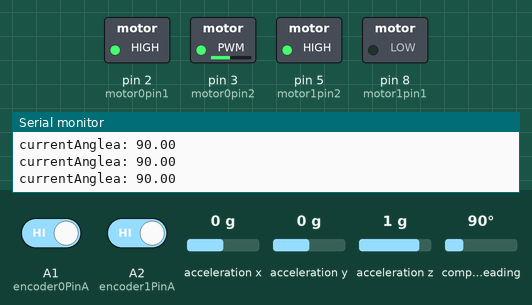
Recording of a sketch running on a simulated Arduino Uno, built with avr-gcc and run on an emulated ATmega328P. On the bench: switched loads named in the sketch (green lamp = pin HIGH), the last lines printed to the serial monitor. Dashed ring = blinking. The test bench sets the inputs (shaded band); at power-on: compass heading 90°, A1 (encoder0PinA) HIGH, A2 (encoder1PinA) HIGH, acceleration x 0 g, acceleration y 0 g, acceleration z 1 g.

Above: at 2.26 s.
2.3 s: compass heading set to 255°
5.3 s: compass heading set to 266°
At 6.2 s:
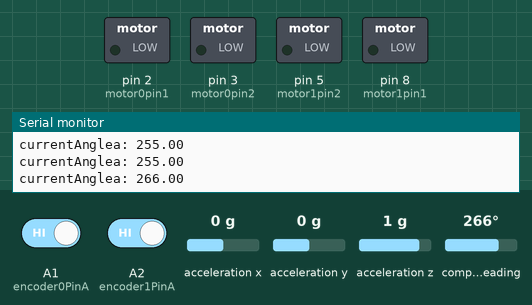
At 8.8 s:
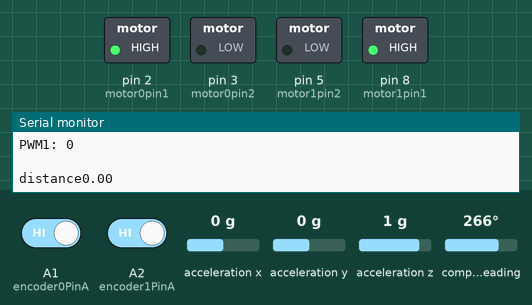
Timing chart, 0 to 10.3 s (numbered marks = the images above; inputs shaded):
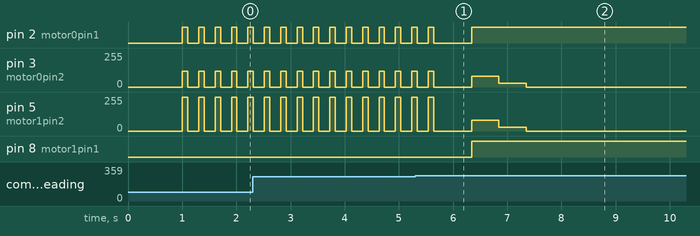

The sketch:

IMU_encoder_positioning.ino
```cpp
#include <elapsedMillis.h>
#include <Wire.h>
#include <Adafruit_Sensor.h>
#include <Adafruit_BNO055.h>

elapsedMillis timeElapsed;

int val;
//Regulates two motors to spin at same speed for encoder of motor one
int encoder0PinA = A1; //J3 motor on board
//int encoder0PinB = 4;
int encoder0Pos = 0; //Motor's angular position read by the encoder
int encoder0PinALast = LOW;

//for encoder for motor two
int encoder1PinA = A2; //J4 motor on board
int encoder1Pos = 0;
int encoder1PinALast = LOW;

//int encoderCountpRev = 360;
//setpoint is turn rate to compare to/reach
int setpoint = 120; //(degrees/sec)
double Integral0 = 0; //accumulated error with motors from desired number of turns
double Integral1 = 0; //accumulated error with motors from desired number of turns
int n = LOW;
int m = LOW;

//for driver for IN1 and IN2 for motor one
int motor0pin1 = 2; // J3 on Board
int motor0pin2 = 3; //pwm (controls voltage signals) pin
int pwm0 = 80; //123
int digital0 = 1; //0?

//for driver for IN1 and IN2 for motor two
int motor1pin1 = 8; // J4 on Board
int motor1pin2 = 5; //pwm pin
int pwm1 = 80; //123
int digital1 = 1; //0?

int encoder0PrevCount = 0;
int lastSpeed0 = 0;
int encoder1PrevCount = 0;
int lastSpeed1 = 0;

double timeSec = 1.0;
double timeMSec = 1000;

double distance = 0;
double linearSpeed0;
double linearSpeed1;

double k = 0.0019; // Constant for converting angular velocity to linear velocity

//PID constants
//P (proportional) is how much to adjust when turn rate is not equal to set rate. Matters most.
double kP = 0.25;//0.20 or .15
//I (integral) is how much to adjust based on accumulated error
double kI = 0.2;//0.01 or .05
//D (derivative) how quickly it deviates from set rate. Adjusts quicker for greater rates
double kD = 0.211;//0.01 or .01

Adafruit_BNO055 bno = Adafruit_BNO055(55, 0x28);

void setup() {
  pinMode (encoder0PinA, INPUT);
  //  pinMode (encoder0PinB, INPUT);
  pinMode (motor0pin1, OUTPUT);
  pinMode (motor0pin2, OUTPUT);

  pinMode (encoder1PinA, INPUT);
  //pinMode (encoder1PinB, INPUT);
  pinMode (motor1pin1, OUTPUT);
  pinMode (motor1pin2, OUTPUT);

  Serial.begin (115200);

  if (!bno.begin())
  {
    Serial.print("No BNO055 detected");
    while (1);
  }
  delay(1000);
}


void PID() {
   //for motor one, determines if moving forward (equals 1)
   //Equals 0 if moving backwards
   if (digital0 == 1)
    digitalWrite( motor0pin1, HIGH);
  else digitalWrite( motor0pin1, LOW);
  analogWrite( motor0pin2, pwm0); //Sets analog value of pin from 0 to 255 based on PID algorithm

  //for motor two, determines if moving forward (equals 1)
  //Equals 0 if moving backwards
  if (digital1 == 1)
    digitalWrite( motor1pin1, HIGH);
  else digitalWrite( motor1pin1, LOW);
  analogWrite( motor1pin2, pwm1);


  timeElapsed = 0; //variable internal to the board
  while ( timeElapsed < 500 ) {

    //reading encoder pin data and see whether voltqage data compares to previous read
    n = digitalRead(encoder0PinA);
    if ((encoder0PinALast == LOW) && (n == HIGH)) {
      encoder0Pos++;
    }

    //Set this read as a new encoder reading to compare to
    encoder0PinALast = n;

    //Same thing but for motor two
    m = digitalRead(encoder1PinA);
    if ((encoder1PinALast == LOW) && (m == HIGH)) {
      encoder1Pos++;
    }

    encoder1PinALast = m;

  }

  adjustPWM();
  Serial.println(" ");

}

  //Set PWM rate for motor based on PID algorithm
void adjustPWM() {
  //Current speed calculated
  int speedNow0 = calculateSpeed0();
  //Deviation from set point
  int error0 = setpoint - speedNow0;
  //Change in error
  double dError0 = ((double)speedNow0 - (double)lastSpeed0) / timeSec;
  //Accumulated error
  Integral0 += (double) error0;

  int speedNow1 = calculateSpeed1();
  int error1 = setpoint - speedNow1;
  double dError1 = ((double)speedNow1 - (double)lastSpeed1) / timeSec;
  Integral1 += (double) error1;

  //Cap error of the rate at 255 because it is the highest it can reach
  if (Integral0 > 255) Integral0 = 255;
  else if (Integral0 < 0) Integral0 = 0;

  if (Integral1 > 255) Integral1 = 255;
  else if (Integral1 < 0) Integral1 = 0;

  //Determine correction value based on PID constants and error
  int adjust0 = (kP * (double)error0) + kI * Integral0 + kD * dError0;
  int adjust1 = (kP * (double)error1) + kI * Integral1 + kD * dError1;

  //Adjusts according to above correction
  //Add to pwm if moving backwards and subtract if moving forwards
  if (digital0 == 0) pwm0 += adjust0;
  else pwm0 -= adjust0;

  if (digital1 == 0) pwm1 += adjust1;
  else pwm1 -= adjust1;

  //Caps rate at max 255 and min 0
  if (pwm0 > 255) pwm0 = 255;
  else if (pwm0 < 0) pwm0 = 0;

  if (pwm1 > 255) pwm1 = 255;
  else if (pwm1 < 0) pwm1 = 0;

  //Store speeds as global variable for future comparison
  lastSpeed0 = speedNow0;
  lastSpeed1 = speedNow1;

  Serial.print("adjustment0: ");
  Serial.println( adjust0);
  Serial.print("PWM0: ");
  Serial.println( pwm0 );

  Serial.print("adjustment1: ");
  Serial.println( adjust1);
  Serial.print("PWM1: ");
  Serial.println( pwm1 );
}


int calculateSpeed0() {
  //Calculates difference in encoder positions over time
  int speedDetect = (encoder0Pos - encoder0PrevCount) / timeSec;
  Serial.print("Encoder0pos: ");
  Serial.print( encoder0Pos );
  Serial.print("  ");
  Serial.println( encoder0PrevCount);
  encoder0PrevCount = encoder0Pos;
  Serial.print( "Speed0: ");
  Serial.println( speedDetect);
  return speedDetect;
}

int calculateSpeed1() {
  int speedDetect = (encoder1Pos - encoder1PrevCount) / timeSec;
  Serial.print("Encoder0pos: ");
  Serial.print( encoder1Pos);
  Serial.print("  ");
  Serial.println( encoder1PrevCount);
  encoder1PrevCount = encoder1Pos;
  Serial.print( "Speed1: ");
  Serial.println( speedDetect);
  return speedDetect;
}

void calculateDistance(){
  linearSpeed0 = lastSpeed0*k;
  linearSpeed1 = lastSpeed1*k;

  // distance = average speed of two motors * time / 2
  distance += (linearSpeed0+linearSpeed1)*0.5/2;
  Serial.print("distance");
  Serial.println(distance);
}

void turn(double setAngle){
  double currentAngle = bno.getVector(Adafruit_BNO055::VECTOR_EULER).x();
  while (abs(currentAngle-setAngle) > 10){
    currentAngle = bno.getVector(Adafruit_BNO055::VECTOR_EULER).x();
    Serial.print("currentAnglea: ");
    Serial.println(currentAngle);
    if (fmod(currentAngle+360-setAngle,360) < 180){
      //turn left
       digitalWrite(motor0pin2, HIGH);
       analogWrite(motor0pin1, 120);
       analogWrite(motor1pin2, 120);
       digitalWrite(motor1pin1, HIGH);
       delay(100);
       digitalWrite(motor0pin2, LOW);
       digitalWrite(motor0pin1, LOW);
       digitalWrite(motor1pin2, LOW);
       digitalWrite(motor1pin1, LOW);
       delay(200);
    } else {
      //turn right
      analogWrite(motor0pin2, 120);
      digitalWrite(motor0pin1, HIGH);
      digitalWrite(motor1pin2, HIGH);
      analogWrite(motor1pin1, 120);
      delay(100);
      digitalWrite(motor0pin2, LOW);
      digitalWrite(motor0pin1, LOW);
      digitalWrite(motor1pin2, LOW);
      digitalWrite(motor1pin1, LOW);
      delay(200);
    }
  }
  //stop
   digitalWrite(motor0pin2, LOW);
   digitalWrite(motor0pin1, LOW);
   digitalWrite(motor1pin2, LOW);
   digitalWrite(motor1pin1, LOW);
   delay(500);
}

void move(double setDistance, double angle){
  turn(angle);
  distance = 0;
  while (distance < setDistance) {
    PID();
    calculateDistance();
  }
  // stop
    digitalWrite( motor0pin1, LOW);
    digitalWrite( motor0pin2, LOW);
    digitalWrite( motor1pin1, LOW);
    digitalWrite( motor1pin2, LOW);
    delay(500);
  }

 void loop(){
  // draw CUP
  // C
  move(0.45, 270);
  move(0.50, 180);
  move(0.45, 90);

  move(0.6,28.7);

  // U
  move(0.50, 180);
  move(0.38, 90);
  move(0.50, 0);

  move(0.6,159.3);

  // P
  move(0.50, 0);
  move(0.38, 90);
  move(0.28, 180);
  move(0.38, 270);
  delay(10000);

}
```

Measured:
- the behaviour switches between 259 and 260° on compass heading (found by bisection; images 0 and 1)
- after the input at 5.3 s, pin 8 (motor1pin1): LOW → HIGH after 1.0 s
